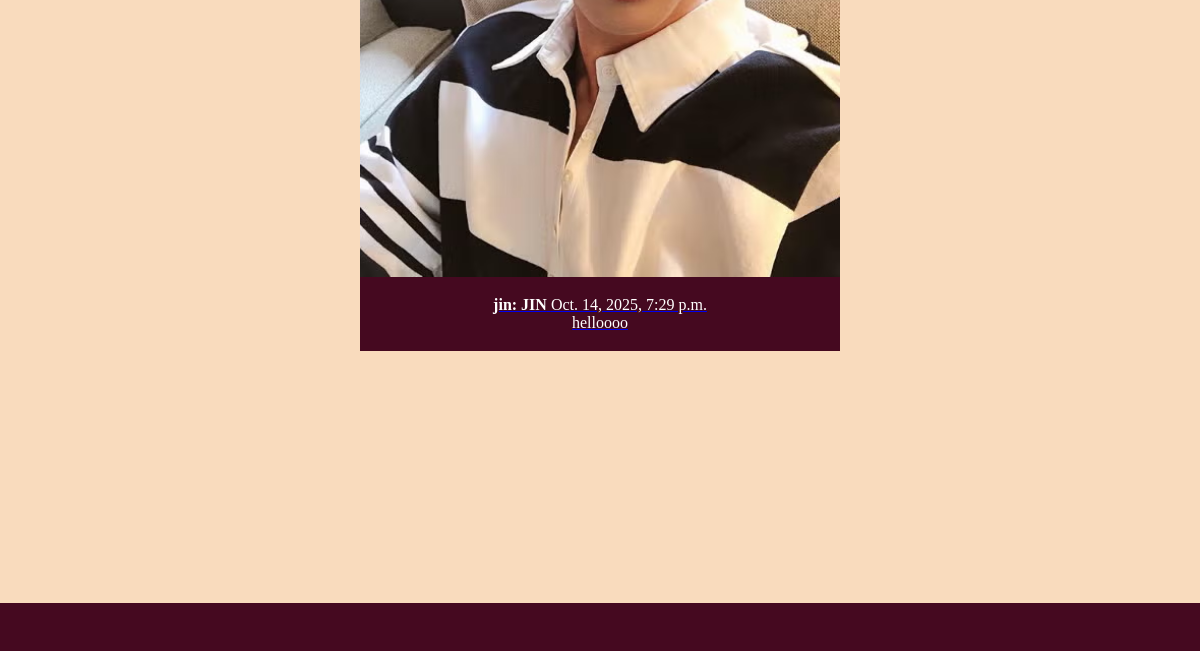
Page /mini_insta/profile/3 (lower part) on the earlier database version.
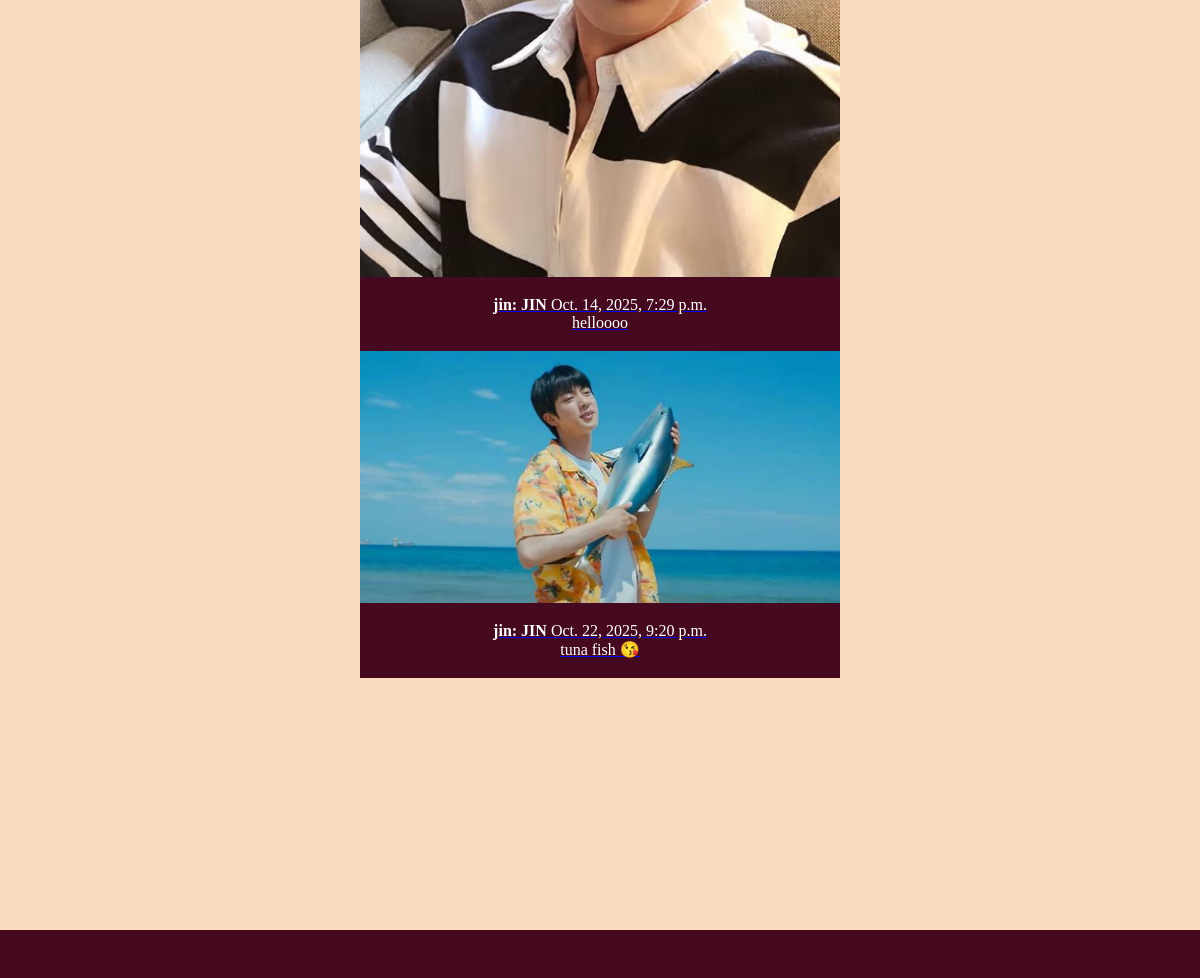
Same page on the later database version.
### mini_insta/models.py (models this page shows, shortened)
class Post(models.Model):
    profile = models.ForeignKey(Profile, on_delete=models.CASCADE) #foreign key
    timestamp = models.DateTimeField(auto_now=True)
    caption = models.TextField(blank=True)
    def get_first_photo(self):
        photos = Photo.objects.filter(post=self).first()
        return photos

class Photo(models.Model):
    post = models.ForeignKey(Post, on_delete=models.CASCADE) #foreign key
    image_url = models.URLField(blank=True)
    image_file = models.ImageField(blank=True)
    timestamp = models.DateTimeField(auto_now=True)
    def get_image_url(self):
        if self.image_url:
            return self.image_url
        else:
            return self.image_file.url

class Profile(models.Model):
    username = models.TextField(blank=True)
    display_name = models.TextField(blank=True)
    profile_image_url = models.URLField(blank=True)
    bio_text = models.TextField(blank=True)
    join_date = models.DateTimeField(auto_now=True)
    user = models.ForeignKey(User, on_delete=models.CASCADE)
    def __str__(self):
        return f'{self.username}: {self.display_name}'
    def get_all_posts(self):
        posts = Post.objects.filter(profile=self)
        return posts
    def get_followers(self):
        followers = Follow.objects.filter(profile=self)
        return [f.follower_profile for f in followers]
    def get_num_followers(self):
        follower_list = self.get_followers()
        return len(follower_list)
    def get_following(self):
        following = Follow.objects.filter(follower_profile=self)
        return [f.profile for f in following]
    def get_num_following(self):
        following_list = self.get_following()
        return len(following_list)

### mini_insta/views.py (the view)
# urls.py: path(r'profile/<int:pk>', ProfileDetailView.as_view(), name='show_profile'),
class ProfileDetailView(DetailView):
    model = Profile
    template_name = "mini_insta/show_profile.html"
    context_object_name = "profile" # note singular variable name

### mini_insta/templates/mini_insta/show_profile.html (shortened to what this page needs)
{% extends 'mini_insta/base.html' %}
{% block content %}
<div id="view-height">
        <div id="posts-container">
            {% for post in profile.get_all_posts %}
            <a href="{% url 'show_post' post.pk %}">
                <div>
                    {% with first_photo=post.get_first_photo %}
                        {% if first_photo %}
                            <img src="{{ first_photo.get_image_url }}">
                        {% else %}
                            <img src="https://media.istockphoto.com/id/1500807425/vector/image-not-found-icon-vector-design.jpg?s=612x612&w=0&k=20&c=SF3EoL0zSi3XUwFzduMo3xdJFEk8V5IUsGqRocgPEtU=">
                        {% endif %}
                    {% endwith %}
                    <div id="post-caption">
                        <p><strong>{{ post.profile }}</strong> {{ post.timestamp }}</p>
                        <p>{{ post.caption }}</p>
                    </div>
                </div>
            </a>
            {% endfor %}
        </div>
</div>
{% endblock %}

Differences in the rows shown:
added Post: get_first_photo.get_image_url (picture), profile "jin: JIN", timestamp "Oct. 22, 2025, 9:20 p.m.", caption "tuna fish 😘"
